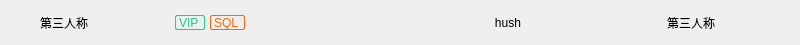
<?xml version="1.0" encoding="UTF-8"?>
<ui version="4.0">
 <class>listItemBox</class>
 <widget class="QWidget" name="listItemBox">
  <property name="geometry">
   <rect>
    <x>0</x>
    <y>0</y>
    <width>800</width>
    <height>45</height>
   </rect>
  </property>
  <property name="windowTitle">
   <string>Form</string>
  </property>
  <property name="styleSheet">
   <string notr="true"/>
  </property>
  <layout class="QHBoxLayout" name="horizontalLayout">
   <property name="spacing">
    <number>0</number>
   </property>
   <property name="leftMargin">
    <number>0</number>
   </property>
   <property name="topMargin">
    <number>0</number>
   </property>
   <property name="rightMargin">
    <number>0</number>
   </property>
   <property name="bottomMargin">
    <number>0</number>
   </property>
   <item>
    <widget class="QWidget" name="musicNameBox" native="true">
     <layout class="QHBoxLayout" name="horizontalLayout_2">
      <property name="spacing">
       <number>5</number>
      </property>
      <property name="leftMargin">
       <number>0</number>
      </property>
      <property name="topMargin">
       <number>0</number>
      </property>
      <property name="rightMargin">
       <number>0</number>
      </property>
      <property name="bottomMargin">
       <number>0</number>
      </property>
      <item>
       <widget class="QPushButton" name="pushButton">
        <property name="minimumSize">
         <size>
          <width>35</width>
          <height>35</height>
         </size>
        </property>
        <property name="maximumSize">
         <size>
          <width>35</width>
          <height>35</height>
         </size>
        </property>
        <property name="styleSheet">
         <string notr="true">#pushButton
{
border:none
}</string>
        </property>
        <property name="text">
         <string/>
        </property>
       </widget>
      </item>
      <item>
       <widget class="QLabel" name="musicNameLabel">
        <property name="minimumSize">
         <size>
          <width>130</width>
          <height>0</height>
         </size>
        </property>
        <property name="maximumSize">
         <size>
          <width>130</width>
          <height>16777215</height>
         </size>
        </property>
        <property name="text">
         <string>第三人称</string>
        </property>
       </widget>
      </item>
      <item>
       <widget class="QLabel" name="VIP">
        <property name="minimumSize">
         <size>
          <width>30</width>
          <height>15</height>
         </size>
        </property>
        <property name="maximumSize">
         <size>
          <width>30</width>
          <height>15</height>
         </size>
        </property>
        <property name="styleSheet">
         <string notr="true">#VIP
{
border: 1px solid rgb(30, 205, 150);
border-radius:2px;
color:rgb(30, 205, 150);
}</string>
        </property>
        <property name="text">
         <string>VIP</string>
        </property>
       </widget>
      </item>
      <item>
       <widget class="QLabel" name="SQL">
        <property name="minimumSize">
         <size>
          <width>35</width>
          <height>15</height>
         </size>
        </property>
        <property name="maximumSize">
         <size>
          <width>35</width>
          <height>15</height>
         </size>
        </property>
        <property name="styleSheet">
         <string notr="true">#SQL
{
border: 1px solid #FF6600;
border-radius:2px;
color:#FF6600;
}</string>
        </property>
        <property name="text">
         <string>SQL</string>
        </property>
       </widget>
      </item>
      <item>
       <spacer name="horizontalSpacer">
        <property name="orientation">
         <enum>Qt::Horizontal</enum>
        </property>
        <property name="sizeHint" stdset="0">
         <size>
          <width>40</width>
          <height>20</height>
         </size>
        </property>
       </spacer>
      </item>
     </layout>
    </widget>
   </item>
   <item>
    <widget class="QWidget" name="musicSingerBox" native="true">
     <layout class="QHBoxLayout" name="horizontalLayout_4">
      <item>
       <widget class="QLabel" name="musicSingerLabel">
        <property name="minimumSize">
         <size>
          <width>130</width>
          <height>0</height>
         </size>
        </property>
        <property name="maximumSize">
         <size>
          <width>130</width>
          <height>16777215</height>
         </size>
        </property>
        <property name="text">
         <string>hush</string>
        </property>
        <property name="alignment">
         <set>Qt::AlignCenter</set>
        </property>
       </widget>
      </item>
     </layout>
    </widget>
   </item>
   <item>
    <widget class="QWidget" name="musciAlbumBox" native="true">
     <layout class="QHBoxLayout" name="horizontalLayout_3">
      <item>
       <widget class="QLabel" name="musciAlbumLabel">
        <property name="minimumSize">
         <size>
          <width>200</width>
          <height>0</height>
         </size>
        </property>
        <property name="maximumSize">
         <size>
          <width>200</width>
          <height>16777215</height>
         </size>
        </property>
        <property name="text">
         <string>第三人称</string>
        </property>
        <property name="alignment">
         <set>Qt::AlignCenter</set>
        </property>
       </widget>
      </item>
     </layout>
    </widget>
   </item>
  </layout>
 </widget>
 <resources/>
 <connections/>
</ui>
